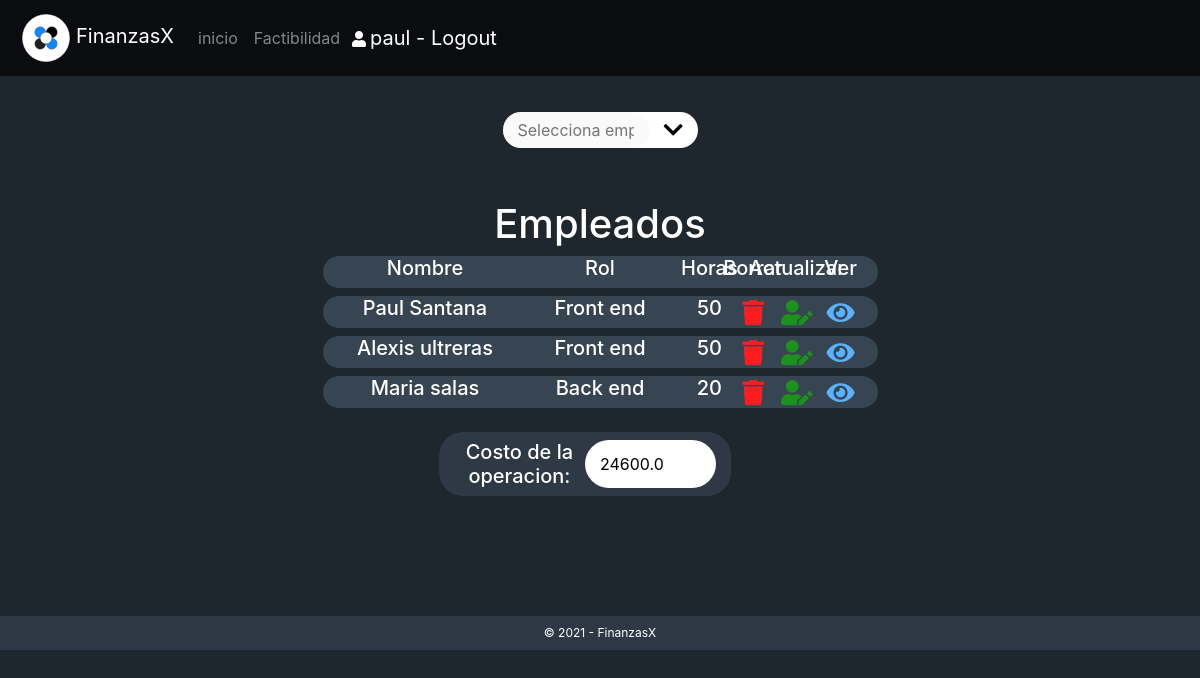
The page /gestion/factibilidad/ (signed in) on the database as committed earlier.
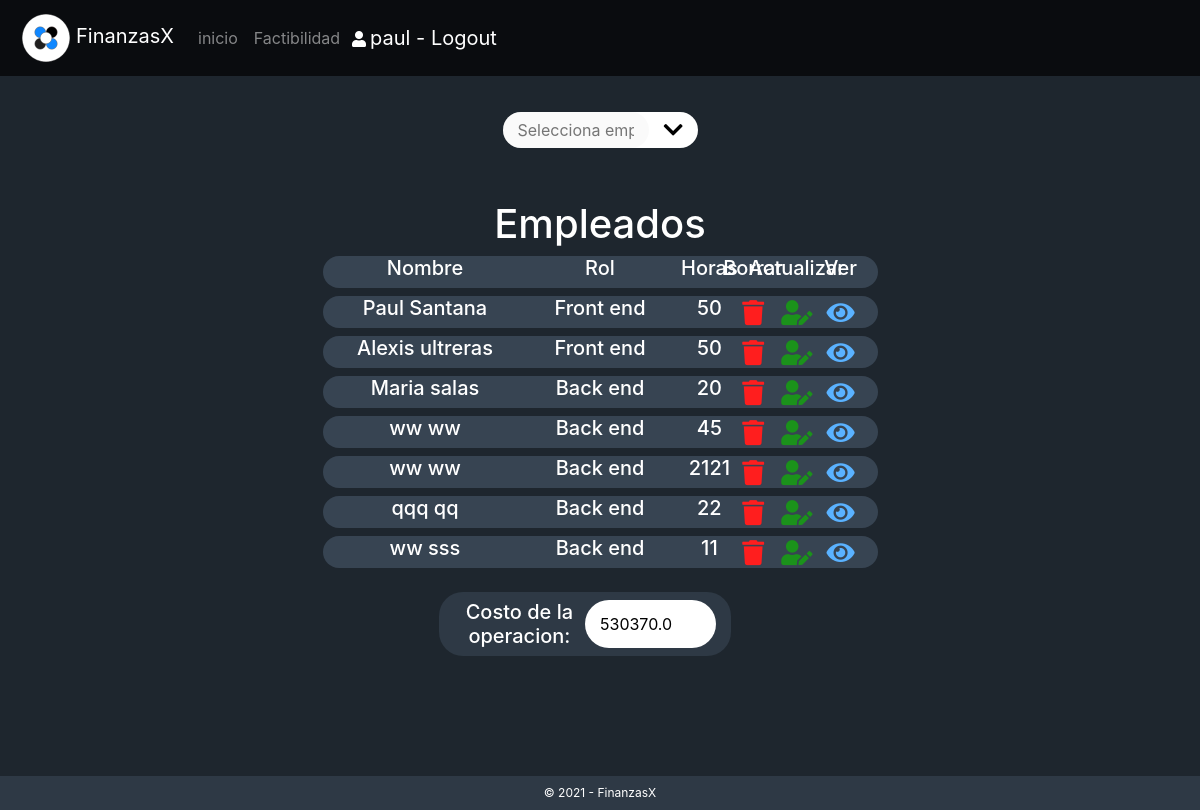
The same page on the database as committed later.
### gestion/models.py (models this page shows, shortened)
class Empleado(models.Model):
    nombre = models.CharField(max_length=50)
    ap_paterno = models.CharField(max_length=40)
    ap_materno = models.CharField(max_length=40)
    email = models.CharField(max_length=50)
    telefono = models.CharField(max_length=10)
    fechaCreacion = models.DateField(default=datetime.now)
    creador = models.ForeignKey(settings.AUTH_USER_MODEL,on_delete=models.CASCADE)
    horas = models.IntegerField()
    puesto = models.ForeignKey(TipoEmpleado,on_delete=models.CASCADE)

class TipoEmpleado(models.Model):
    nombre = models.CharField(max_length=50)
    salario = models.FloatField(default=0)
    descripcion = models.CharField(max_length=60)
    def __str__(self):
        return '{}'.format(self.nombre)

### gestion/views.py (the view, shortened to what this page needs)
# urls.py: path('factibilidad/',views.factibilidad,name="factibilidad"),
@login_required
def factibilidad(request):
    if request.method == 'GET':
        tipoEmpleado = TipoEmpleado.objects.all()
        empleados = Empleado.objects.filter(creador=request.user)
        suma=0.0
        for a in empleados:
            suma+=float(a.horas)*float(a.puesto.salario)
        contexto={
            'tp':tipoEmpleado,
            'listaEmpleados':empleados,
            'costoOperacion':suma
        }
        return render(request,'gestion/factibilidad.html',contexto)

### gestion/templates/gestion/factibilidad.html (shortened to what this page needs)
  {% extends "base_menu.html" %}
  {% load static %}
  {% block content %}
  <div class="col-md-12 d-flex justify-content-center mt-5">
    <div id="selectEmpleado" class=" col-sm-12 col-md-2 d-flex justify-content-center search pl-0 pr-0">
      <input id="inputEmpleado" class="col-md-9 inputRounded" type="text" placeholder="Selecciona empleado" disabled>
      <i class="btn pl-0  pr-0 fas fa-chevron-down d-flex align-items-center justify-content-center" onclick="seleccionEmpleado()"></i>
    </div>
  </div>
  <div id="infoEmpleados" class="col-md-12 d-flex justify-content-center mt-5">
    <div class="col-md-6">
      <div class="col-md-12 mt-1 mb-1"><h1 class="text-center">Empleados</h1></div>
    <div class="col-md-12 mt-2 mb-2 d-flex justify-content-between fw-wrap campo inputRounded">
      <h5 class="col-md-4 d-flex justify-content-center align-items-center">Nombre</h5>
      <h5 class="col-md-4 d-flex justify-content-center align-items-center">Rol</h5>
      <h5 class="col-md-1 d-flex justify-content-center align-items-center">Horas</h5>
      <h5 class="col-md-1 d-flex justify-content-center align-items-center">Borrar</h5>
      <h5 class="col-md-1 d-flex justify-content-center align-items-center">Actualizar</h5>
      <h5 class="col-md-1 d-flex justify-content-center align-items-center">Ver</h5>
    </div>
    {% for e in listaEmpleados %}
    <div class="col-md-12 mt-2 mb-2 d-flex justify-content-between fw-wrap campo inputRounded">
      <h5 class="col-md-4 d-flex justify-content-center align-items-center">{{ e.nombre }} {{ e.ap_paterno }}</h5>
      <h5 class="col-md-4 d-flex justify-content-center align-items-center">{{ e.puesto.nombre }}</h5>
      <h5 class="col-md-1 d-flex justify-content-center align-items-center">{{ e.horas }}</h5>
      <li onclick="window.location='{% url 'gestion:eliminarEmpleado' e.id %}'" class=" col-md-1 fas fa-trash delete d-flex justify-content-center align-items-center" title="Eliminar"></li>
      <li onclick="window.location='{% url 'gestion:actualizarEmpleado' e.id %}'" class=" col-md-1 fas fa-user-edit d-flex align-items-center justify-content-center update" title="Actualizar"></li>
      <li onclick="window.location='{% url 'gestion:detalleEmpleado' e.id %}'" class=" col-md-1 fas fa-eye d-flex align-items-center justify-content-center watch" title="Ver"></li>
    </div>
    {% endfor %}
    </div>
  </div>
  <div id="datosEmpleado" class="row col-md-12 justify-content-center  d-flex">
    <div class="row col-md-3 d-flex justify-content-center mt-3 inputRounded dark">
      <div class="row col-md-12 pl-0 pr-0 mt-2 mb-2"> <h5 class="pr-0 pl-0 text-center col-md-6 mb-0">Costo de la operacion:</h5> <input name="email" type="number" class="col-md-6 inputRounded" value="{{ costoOperacion }}"></div>
      </div>
  </div>
<br><br><br><br><br>
  {% endblock %}
  {% block textopie %}
  © 2021 - FinanzasX
  {% endblock %}

### templates/base_menu.html (shortened to what this page needs)
{% extends "base_bootstrap.html" %}
{% load static %}
{% block navbar %}
<nav class="navbar navbar-expand-md navbar-dark black fixed-top" >
    <a class="navbar-brand" href="{% url 'gestion:index' %}"><img class="iconLabsol" src="{% static 'images/iconLabsol.png' %}" alt="">FinanzasX</a>
    <div class="collapse navbar-collapse" id="barranavegacion">
      <ul class="navbar-nav">
        <li class="nav-item">
          <a class="nav-link" href="{% url 'gestion:index' %}">inicio</a>
        </li>
        <li class="nav-item">
            <a class="nav-link" href="{% url 'gestion:factibilidad' %}">Factibilidad</a>
          </li>
          {% if user.is_authenticated %}
      <li class="color-blue">
        <i class="fas fa-user icon-user ml-1 mr-1"></i><a class="navbar-brand" href="{% url 'logout' %}?next={% url 'gestion:index' %}">{{ user.get_username }} - Logout</a>
      </li>
      {% else %}
      <li class="color-blue">
          <a class="nav-link" href="{% url 'login' %}?next={{request.path}}">Login</a>
      </li>
      {% endif %}
      </ul>
    </div>
</nav>
{% endblock %}

### templates/base_bootstrap.html (shortened to what this page needs)
{% load static %}
<!DOCTYPE html>
<html lang="en">
<head>
    <link href="{% static 'css/bootstrap.min.css' %} " rel="stylesheet">
    <link href="{% static 'css/all.min.css' %} " rel="stylesheet">
    <link href="{% static 'css/main.css' %} " rel="stylesheet">
</head>
<body id="bodu">
    {% block navbar %}{% endblock %}
    {% block content %} {% endblock %}
    <footer class="mifooter dark" >
        <div class="container-fluid">
          <div class="row text-center">
            <div class="col">
              <p class="mb-2 mt-2">{% block textopie %}{% endblock %}</p>
            </div>
          </div>
        </div>
      </footer>
</body>
</html>

### static/css/main.css (style rules this page uses)
.mifooter { background-color: lightgray; font-size: 0.75rem; }
body { padding-top: 4rem; }
.iconLabsol { height: 50px; width: 50px; margin: 0px 5px 0px 5px; }
body { background-color: #1e262e; color: white; }
.dark { background-color: #2e3945; color: white; }
.black { background-color: #0a0c0f; }
.delete { cursor: pointer; color: rgb(255, 30, 30); font-size: 25px; }
.watch { cursor: pointer; color: #5AB2FF; font-size: 25px;; }
.update { cursor: pointer; color: rgb(27, 146, 27); font-size: 25px;; }
.fw-wrap { flex-wrap: wrap; }
.campo { background-color: #374452; border-radius: 5px; }
.search { border-radius: 1.5rem; background-color: #ffffff; transition: 350ms transform ease; }
.search i { border-radius: 1.5rem; width: 50px; font-size: 22px; color: black; }
.inputRounded { border: none; border-radius: 1.5rem; outline: none; border-color: transparent; }

Rows that differ between the two databases and show on the page:
added Empleado: nombre "ww", ap_paterno "ww", puesto.nombre "Back end", horas "45"
added Empleado: nombre "ww", ap_paterno "ww", puesto.nombre "Back end", horas "2121"
added Empleado: nombre "qqq", ap_paterno "qq", puesto.nombre "Back end", horas "22"
added Empleado: nombre "ww", ap_paterno "sss", puesto.nombre "Back end", horas "11"
Other text that changed with them:
form field email: "24600.0" → "530370.0"
